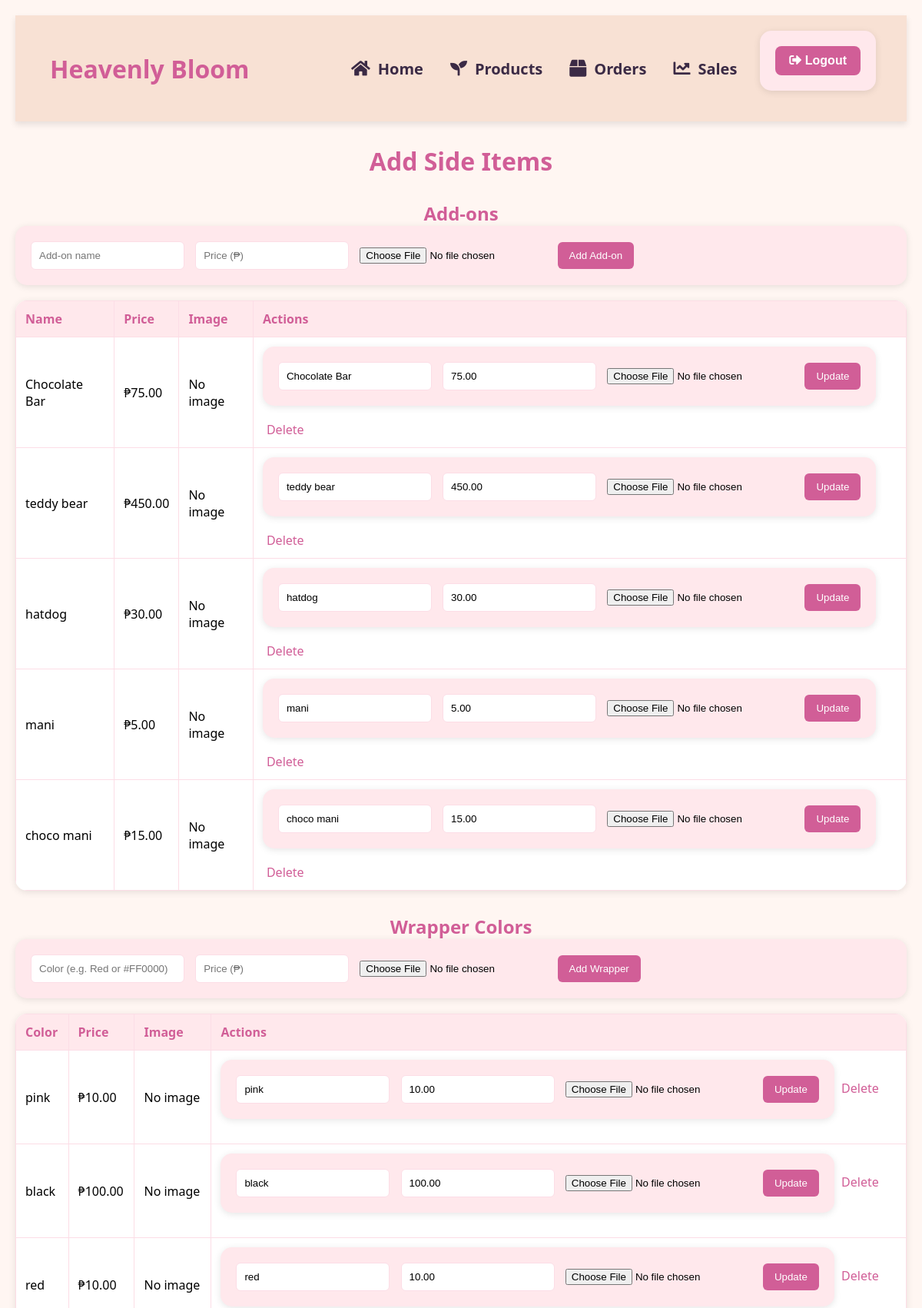
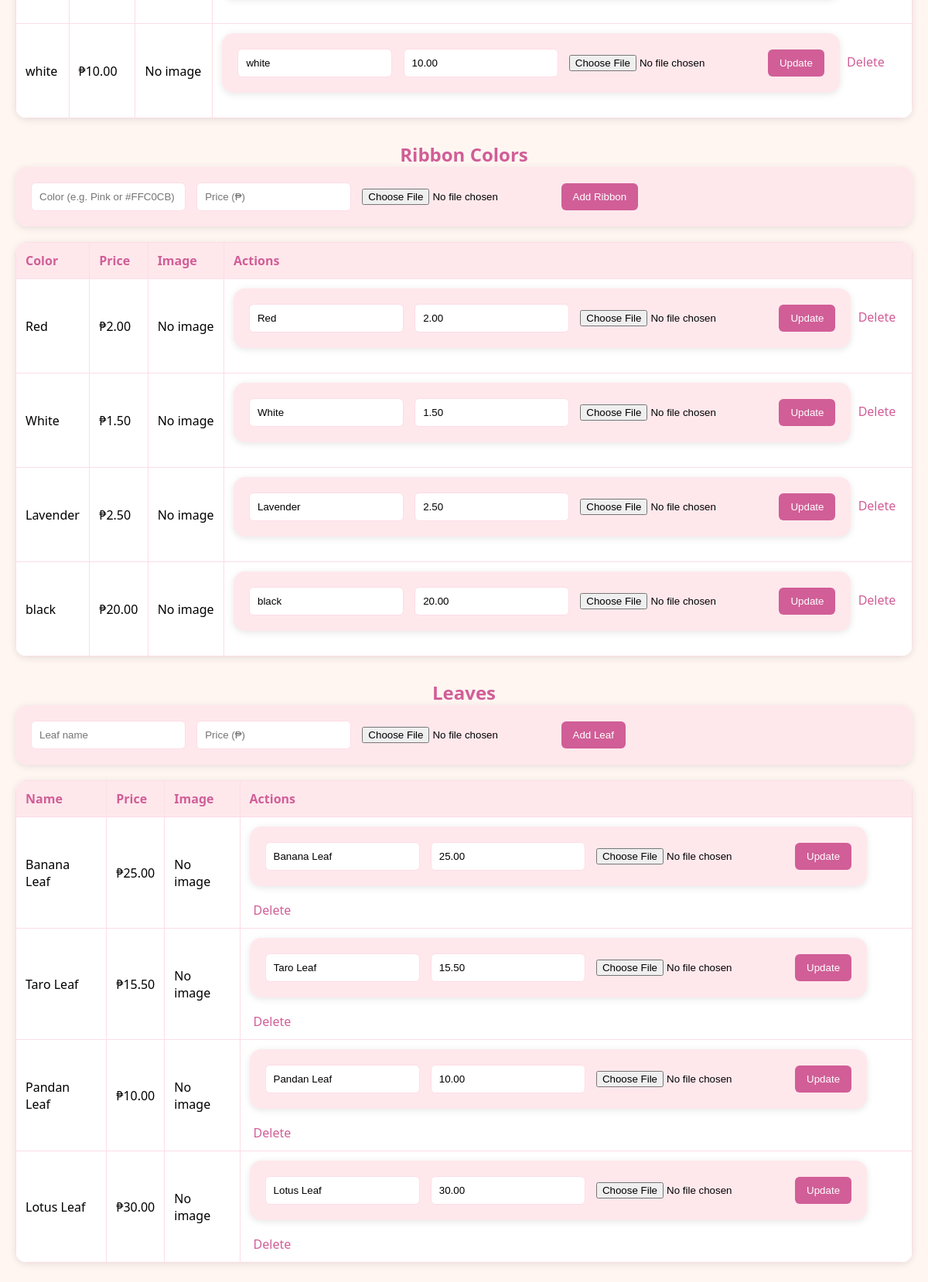
Screenshot of /admin_customizations.php (upper part) with the database file from the repository (2 pictures, top to bottom).
### tables this page shows
CREATE TABLE `add_ons` (
  `id` int(11) NOT NULL,
  `product_id` int(11) DEFAULT NULL,
  `name` varchar(255) NOT NULL,
  `image_path` varchar(255) DEFAULT NULL,
  `price` decimal(10,2) NOT NULL
);

CREATE TABLE `wrappers` (
  `id` int(11) NOT NULL,
  `color` varchar(50) NOT NULL,
  `price` decimal(10,2) NOT NULL,
  `image_path` varchar(255) DEFAULT NULL
);

CREATE TABLE `ribbon_colors` (
  `id` int(11) NOT NULL,
  `name` varchar(255) NOT NULL,
  `price` decimal(10,2) NOT NULL DEFAULT 0.00
);

CREATE TABLE `leaves` (
  `id` int(11) NOT NULL,
  `name` varchar(100) NOT NULL,
  `price` decimal(10,2) NOT NULL,
  `image_path` varchar(255) NOT NULL
);

### admin_customizations.php (the view, shortened to what this page needs)
<?php
include 'navbar.php';
include 'db_connection.php';
?>
<!DOCTYPE html>
<html>
<head>
</head>
<body>
<h1>Add Side Items</h1>
<h2>Add-ons</h2>
<form method="POST" enctype="multipart/form-data">
    <input type="text" name="addon_name" placeholder="Add-on name" required>
    <input type="number" step="0.01" name="addon_price" placeholder="Price (₱)" required>
    <input type="file" name="addon_image" accept="image/*">
    <button name="submit_addon" type="submit">Add Add-on</button>
</form>
<table>
    <tr><th>Name</th><th>Price</th><th>Image</th><th>Actions</th></tr>
    <?php
    $result = mysqli_query($conn, "SELECT * FROM add_ons");
    while ($row = mysqli_fetch_assoc($result)) {
    echo "<tr>
            <td>{$row['name']}</td>
            <td>₱{$row['price']}</td>
            <td>" . (!empty($row['image']) ? "<img src='{$row['image']}' width='50' height='50'>" : "No image") . "</td>
            <td>
                <form method='POST' enctype='multipart/form-data' style='display:inline-block;'>
                    <input type='hidden' name='edit_id' value='{$row['id']}'>
                    <input type='text' name='addon_name' value='{$row['name']}' required>
                    <input type='number' step='0.01' name='addon_price' value='{$row['price']}' required>
                    <input type='file' name='addon_image' accept='image/*'>
                    <button name='submit_addon' type='submit'>Update</button>
                </form>
                <a href='?delete=1&type=addon&id={$row['id']}' onclick='return confirm(\"Delete this add-on?\")'>Delete</a>
            </td>
        </tr>";
    }
    ?>
</table>
<h2>Wrapper Colors</h2>
<form method="POST" enctype="multipart/form-data">
    <input type="text" name="wrapper_color" placeholder="Color (e.g. Red or #FF0000)" required>
    <input type="number" step="0.01" name="wrapper_price" placeholder="Price (₱)" required>
    <input type="file" name="wrapper_image" accept="image/*">
    <button name="submit_wrapper" type="submit">Add Wrapper</button>
</form>
<table>
    <tr><th>Color</th><th>Price</th><th>Image</th><th>Actions</th></tr>
    <?php
    $result = mysqli_query($conn, "SELECT * FROM wrappers");
    while ($row = mysqli_fetch_assoc($result)) {
        echo "<tr>
            <td>{$row['color']}</td>
            <td>₱{$row['price']}</td>
            <td>" . (!empty($row['image']) ? "<img src='{$row['image']}' width='50' height='50'>" : "No image") . "</td>
            <td>
                <form method='POST' enctype='multipart/form-data' style='display:inline-block;'>
                    <input type='hidden' name='edit_id' value='{$row['id']}'>
                    <input type='text' name='wrapper_color' value='{$row['color']}' required>
                    <input type='number' step='0.01' name='wrapper_price' value='{$row['price']}' required>
                    <input type='file' name='wrapper_image' accept='image/*'>
                    <button name='submit_wrapper' type='submit'>Update</button>
                </form>
                <a href='?delete=1&type=wrapper&id={$row['id']}' onclick='return confirm(\"Delete this wrapper?\")'>Delete</a>
            </td>
        </tr>";
    }
    ?>
</table>
<h2>Ribbon Colors</h2>
<form method="POST" enctype="multipart/form-data">
    <input type="text" name="ribbon_color" placeholder="Color (e.g. Pink or #FFC0CB)" required>
    <input type="number" step="0.01" name="ribbon_price" placeholder="Price (₱)" required>
    <input type="file" name="ribbon_image" accept="image/*">
    <button name="submit_ribbon" type="submit">Add Ribbon</button>
</form>
<table>
    <tr><th>Color</th><th>Price</th><th>Image</th><th>Actions</th></tr>
    <?php
    $result = mysqli_query($conn, "SELECT * FROM ribbon_colors");
    while ($row = mysqli_fetch_assoc($result)) {
        echo "<tr>
            <td>{$row['name']}</td>
            <td>₱{$row['price']}</td>
            <td>" . (!empty($row['image']) ? "<img src='{$row['image']}' width='50' height='50'>" : "No image") . "</td>
            <td>
                <form method='POST' enctype='multipart/form-data' style='display:inline-block;'>
                    <input type='hidden' name='edit_id' value='{$row['id']}'>
                    <input type='text' name='ribbon_color' value='{$row['name']}' required>
                    <input type='number' step='0.01' name='ribbon_price' value='{$row['price']}' required>
                    <input type='file' name='ribbon_image' accept='image/*'>
                    <button name='submit_ribbon' type='submit'>Update</button>
                </form>
                <a href='?delete=1&type=ribbon&id={$row['id']}' onclick='return confirm(\"Delete this ribbon?\")'>Delete</a>
            </td>
        </tr>";
    }
    ?>
</table>
<h2>Leaves</h2>
<form method="POST" enctype="multipart/form-data">
    <input type="text" name="leaf_name" placeholder="Leaf name" required>
    <input type="number" step="0.01" name="leaf_price" placeholder="Price (₱)" required>
    <input type="file" name="leaf_image" accept="image/*" required>
    <button name="submit_leaf" type="submit">Add Leaf</button>
</form>
<table>
    <tr><th>Name</th><th>Price</th><th>Image</th><th>Actions</th></tr>
    <?php
    $result = mysqli_query($conn, "SELECT * FROM leaves");
    while ($row = mysqli_fetch_assoc($result)) {
        echo "<tr>
            <td>{$row['name']}</td>
            <td>₱{$row['price']}</td>
            <td>" . (!empty($row['image']) ? "<img src='{$row['image']}' width='50' height='50'>" : "No image") . "</td>
            <td>
                <form method='POST' enctype='multipart/form-data' style='display:inline-block;'>
                    <input type='hidden' name='edit_id' value='{$row['id']}'>
                    <input type='text' name='leaf_name' value='{$row['name']}' required>
                    <input type='number' step='0.01' name='leaf_price' value='{$row['price']}' required>
                    <input type='file' name='leaf_image' accept='image/*'>
                    <button name='submit_leaf' type='submit'>Update</button>
                </form>
                <a href='?delete=1&type=leaf&id={$row['id']}' onclick='return confirm(\"Delete this leaf?\")'>Delete</a>
            </td>
        </tr>";
    }
    ?>
</table>
</body>
</html>

### navbar.php (style rules this page uses)
* { margin: 0; padding: 0; box-sizing: border-box; }
body { font-family: 'Segoe UI', sans-serif; }

### admin_customizations.php (style rules this page uses)
body { font-family: 'Segoe UI', sans-serif; background-color: #fff6f2; margin: 0; padding: 20px; }
h1, h2 { text-align: center; color: #d15e97; margin-top: 30px; }
form, .item-list { margin-bottom: 20px; background: #ffe8ec; padding: 20px; border-radius: 15px; box-shadow: 0 2px 10px rgba(0,0,0,0.1); }
input[type=text], input[type=number] { padding: 10px; margin-right: 10px; width: 200px; border: 1px solid #fcdde6; border-radius: 6px; background-color: white; }
button { padding: 10px 15px; background-color: #d15e97; color: white; border: none; border-radius: 6px; cursor: pointer; transition: background 0.3s ease; }
table { width: 100%; border-collapse: collapse; margin-top: 10px; background: white; border-radius: 15px; overflow: hidden; box-shadow: 0 2px 10px rgba(0,0,0,0.1); }
th, td { border: 1px solid #fcdde6; padding: 12px; text-align: left; }
th { background-color: #ffe8ec; color: #d15e97; }
a { margin: 0 5px; color: #d15e97; text-decoration: none; }

### rows the page displays
add_ons: name "Chocolate Bar", price "75.00", addon_name "Chocolate Bar", addon_price "75.00"
add_ons: name "teddy bear", price "450.00", addon_name "teddy bear", addon_price "450.00"
add_ons: name "hatdog", price "30.00", addon_name "hatdog", addon_price "30.00"
add_ons: name "mani", price "5.00", addon_name "mani", addon_price "5.00"
add_ons: name "choco mani", price "15.00", addon_name "choco mani", addon_price "15.00"
wrappers: color "pink", price "10.00", wrapper_color "pink", wrapper_price "10.00"
wrappers: color "black", price "100.00", wrapper_color "black", wrapper_price "100.00"
wrappers: color "red", price "10.00", wrapper_color "red", wrapper_price "10.00"
wrappers: color "white", price "10.00", wrapper_color "white", wrapper_price "10.00"
ribbon_colors: name "Red", price "2.00", ribbon_color "Red", ribbon_price "2.00"
ribbon_colors: name "White", price "1.50", ribbon_color "White", ribbon_price "1.50"
ribbon_colors: name "Lavender", price "2.50", ribbon_color "Lavender", ribbon_price "2.50"
ribbon_colors: name "black", price "20.00", ribbon_color "black", ribbon_price "20.00"
leaves: name "Banana Leaf", price "25.00", leaf_name "Banana Leaf", leaf_price "25.00"
leaves: name "Taro Leaf", price "15.50", leaf_name "Taro Leaf", leaf_price "15.50"
leaves: name "Pandan Leaf", price "10.00", leaf_name "Pandan Leaf", leaf_price "10.00"
leaves: name "Lotus Leaf", price "30.00", leaf_name "Lotus Leaf", leaf_price "30.00"
